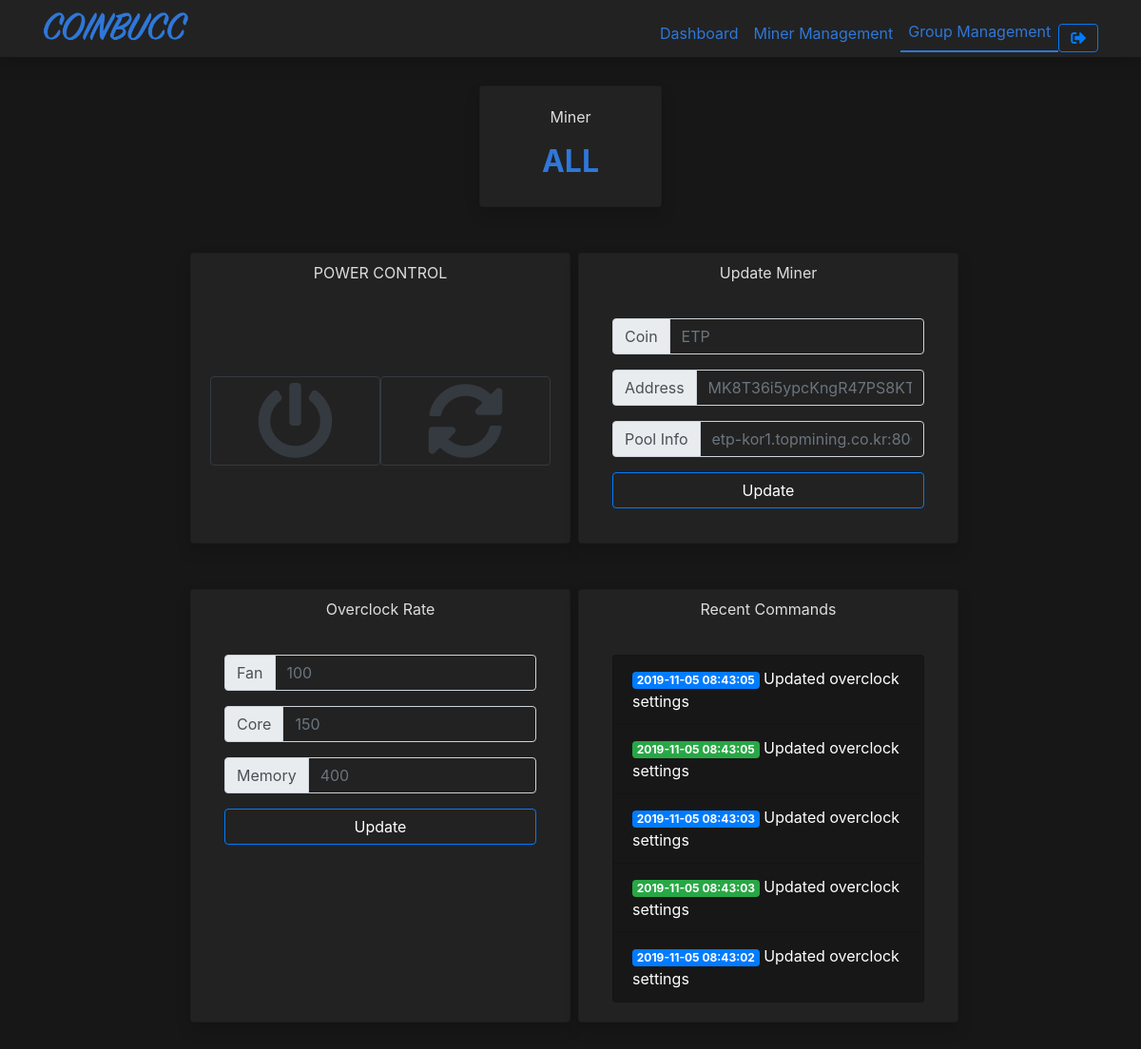
Page /coinbucc/minermanageall.php (signed in) on the committed database.
### tables this page shows
CREATE TABLE `jobs` (
  `id` int(11) NOT NULL,
  `uid` varchar(20) NOT NULL,
  `guid` varchar(100) NOT NULL,
  `jobstring` varchar(200) NOT NULL,
  `done` int(1) NOT NULL DEFAULT 0,
  `toall` int(11) NOT NULL DEFAULT 0,
  `datetime` datetime NOT NULL
);

### coinbucc/minermanageall.php (the view, shortened to what this page needs)
<?php
include_once("member/settings.php");
?>
<!doctype html>
<html class="h-100">
  <head>
    <link rel="stylesheet" href="https://stackpath.bootstrapcdn.com/bootstrap/4.3.1/css/bootstrap.min.css">
    <link rel="stylesheet" href="css/global.css">
  </head>
  <nav class="shadow navbar fixed-top navbar-expand-lg navbar-light bg-mdark text-white">
    <div class="container">
      <a href="/"><img class="img-fluid" style="height:40px;" src="img/COINBUCC-0.5.png"></a>
      <div class="collapse navbar-collapse justify-content-end" id="navbarNav">
        <ul class="navbar-nav">
          <li class="nav-item">
            <a class="nav-link" href="dashboard.php">Dashboard</a>
          </li>
          <li class="nav-item">
            <a class="nav-link" href="minermanage.php">Miner Management</a>
          </li>
          <li class="nav-item active">
            <a class="nav-link" href="minermanageall.php">Group Management</a>
          </li>
          <li class="nav-item">
            <a class="btn btn-outline-primary" href="member/logout.php"><i class="fas fa-sign-out-alt"></i></a>
          </li>
        </ul>
      </div>
    </div>
  </nav>
  <body class="h-100">
    <div class="row justify-content-center mx-4 mt-5">
      <div class="shadow card bg-mdark col-8 mx-1 col-lg-2">
        <div class="card-body text-center">
          <p>Miner</p>
          <h2 class="font-weight-bold" style="text-overflow:ellipsis;">ALL</h2>
        </div>
      </div>
    </div>
    <div class="container-fluid <?=$minercnt?'':'d-none'?>">
      <div class="row justify-content-center">
        <div class="shadow card bg-mdark col-12 col-lg-4 ml-2 mt-5 text-center">
          <p class="mt-2">POWER CONTROL</p>
          <div class="card-body text-center align-items-center row">
            <div class="col btn btn-outline-dark">
              <a class="fas fa-power-off fa-5x color-primary" onclick="addjob('1','<?=$_GET['guid']?>');"></a>
            </div>
            <div class="col btn btn-outline-dark">
              <a class="fas fa-sync-alt fa-5x color-primary" onclick="addjob('2','<?=$_GET['guid']?>');"></a>
            </div>
          </div>
        </div>
        <div class="shadow card bg-mdark col-12 col-lg-4 ml-2 mt-5 text-center">
          <p class="mt-2">Update Miner</p>
          <div class="card-body text-center align-items-center">
              <div class="input-group mb-3">
                <div class="input-group-prepend">
                  <span class="input-group-text" id="basic-addon1">Coin</span>
                </div>
                <input type="text" class="form-control bg-mdark text-light" name="coin" placeholder="ETP" aria-label="Coin" aria-describedby="basic-addon1">
              </div>
              <div class="input-group mb-3">
                <div class="input-group-prepend">
                  <span class="input-group-text" id="basic-addon1">Address</span>
                </div>
                <input type="text" class="form-control bg-mdark text-light" name="address" placeholder="MK8T36i5ypcKngR47PS8KTKxwgNX5SQNJC" aria-label="Address" aria-describedby="basic-addon1">
              </div>
              <div class="input-group mb-3">
                <div class="input-group-prepend">
                  <span class="input-group-text" id="basic-addon1">Pool Info</span>
                </div>
                <input type="text" class="form-control bg-mdark text-light" name="pool" placeholder="etp-kor1.topmining.co.kr:8008" aria-label="Pool" aria-describedby="basic-addon1">
              </div>
              <a class="btn btn-outline-primary btn-block mb-3 text-white" onclick="updateminer();">Update</a>
          </div>
        </div>
      </div>
      <div class="row justify-content-center">
        <div class="shadow card bg-mdark col-12 col-lg-4 ml-2 my-5 text-center">
          <p class="mt-2">Overclock Rate</p>
          <div class="card-body text-center align-items-center">
            <div class="input-group mb-3">
              <div class="input-group-prepend">
                <span class="input-group-text" id="basic-addon1">Fan</span>
              </div>
              <input type="text" class="form-control bg-mdark text-light" name="fan" placeholder="100" aria-label="Coin" aria-describedby="basic-addon1">
            </div>
            <div class="input-group mb-3">
              <div class="input-group-prepend">
                <span class="input-group-text" id="basic-addon1">Core</span>
              </div>
              <input type="text" class="form-control bg-mdark text-light" name="core" placeholder="150" aria-label="Address" aria-describedby="basic-addon1">
            </div>
            <div class="input-group mb-3">
              <div class="input-group-prepend">
                <span class="input-group-text" id="basic-addon1">Memory</span>
              </div>
              <input type="text" class="form-control bg-mdark text-light" name="mem" placeholder="400" aria-label="Pool" aria-describedby="basic-addon1">
            </div>
            <a class="btn btn-outline-primary btn-block mb-3 text-white" onclick="updateoverclk();">Update</a>
          </div>
        </div>
        <div class="shadow card bg-mdark col-12 col-lg-4 ml-2 my-5 text-center">
          <p class="mt-2">Recent Commands</p>
          <div class="card-body text-center align-items-center">
            <ul class="list-group">
              <?php
              $query = "SELECT * FROM jobs WHERE uid='$_SESSION[user_id]' AND toall='1' ORDER BY id DESC";
              $result = mysqli_query($con, $query);
              for($i=0;$row=mysqli_fetch_array($result),$i<5;$i++){
              ?>
              <li class="list-group-item bg-ddark text-white text-left"><span class="badge badge-<?=$row['done']?'success':'primary'?>"><?=$row['datetime']?></span> <?=$arr_jobnum_to_eng[substr($row['jobstring'],0,1)]?></li>
              <?php
              }
              ?>
            </ul>
          </div>
        </div>
      </div>
    </div>
  </body>
</html>

### coinbucc/css/global.css (style rules this page uses)
body { background-color: #171717; margin-top: 90px; }
.bg-mdark { background-color:#222222; }
nav.navbar { height:60px; }
div.navbar-collapse,ul.navbar-nav { height:50px; }
nav .nav-link { color:#2f77d8!important; }
.nav-item.active >.nav-link,.nav-item:hover >.nav-link { border-bottom:#2f77d8 2px solid; }
nav .nav-item { align-self: flex-end; }
p { color:#ddd; }
h5,h4,h3,h1,h2 { color:#2f77d8!important; }
.bg-ddark { background-color: #171717; }

### rows in the picture
jobs: datetime "2019-11-05 08:43:05", jobstring "Updated overclock settings"
jobs: datetime "2019-11-05 08:43:05", jobstring "Updated overclock settings"
jobs: datetime "2019-11-05 08:43:03", jobstring "Updated overclock settings"
jobs: datetime "2019-11-05 08:43:03", jobstring "Updated overclock settings"
jobs: datetime "2019-11-05 08:43:02", jobstring "Updated overclock settings"
